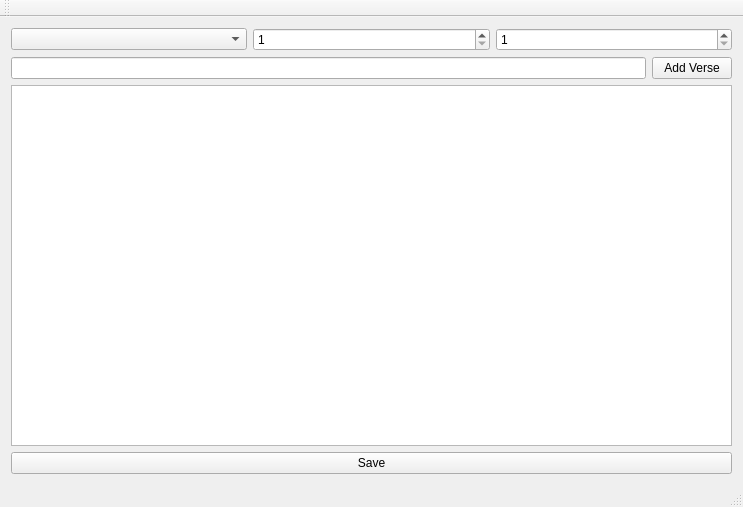
<?xml version="1.0" encoding="UTF-8"?>
<ui version="4.0">
 <class>MainWindow</class>
 <widget class="QMainWindow" name="MainWindow">
  <property name="geometry">
   <rect>
    <x>0</x>
    <y>0</y>
    <width>743</width>
    <height>507</height>
   </rect>
  </property>
  <property name="windowTitle">
   <string>MainWindow</string>
  </property>
  <widget class="QWidget" name="centralWidget">
   <layout class="QVBoxLayout" name="verticalLayout">
    <item>
     <layout class="QHBoxLayout" name="horizontalLayout">
      <item>
       <widget class="QComboBox" name="CBBibleBook"/>
      </item>
      <item>
       <widget class="QSpinBox" name="SBChapter">
        <property name="minimum">
         <number>1</number>
        </property>
        <property name="maximum">
         <number>150</number>
        </property>
       </widget>
      </item>
      <item>
       <widget class="QSpinBox" name="SBVerse">
        <property name="minimum">
         <number>1</number>
        </property>
        <property name="maximum">
         <number>176</number>
        </property>
       </widget>
      </item>
     </layout>
    </item>
    <item>
     <layout class="QHBoxLayout" name="horizontalLayout_2">
      <item>
       <widget class="QLineEdit" name="LEVerseEntry"/>
      </item>
      <item>
       <widget class="QPushButton" name="PBAddVerse">
        <property name="text">
         <string>Add Verse</string>
        </property>
       </widget>
      </item>
     </layout>
    </item>
    <item>
     <widget class="QPlainTextEdit" name="PTEAllVerses">
      <property name="readOnly">
       <bool>true</bool>
      </property>
     </widget>
    </item>
    <item>
     <widget class="QPushButton" name="PBSave">
      <property name="text">
       <string>Save</string>
      </property>
     </widget>
    </item>
   </layout>
  </widget>
  <widget class="QMenuBar" name="menuBar">
   <property name="geometry">
    <rect>
     <x>0</x>
     <y>0</y>
     <width>743</width>
     <height>24</height>
    </rect>
   </property>
  </widget>
  <widget class="QToolBar" name="mainToolBar">
   <attribute name="toolBarArea">
    <enum>TopToolBarArea</enum>
   </attribute>
   <attribute name="toolBarBreak">
    <bool>false</bool>
   </attribute>
  </widget>
  <widget class="QStatusBar" name="statusBar"/>
 </widget>
 <layoutdefault spacing="6" margin="11"/>
 <resources/>
 <connections/>
</ui>
